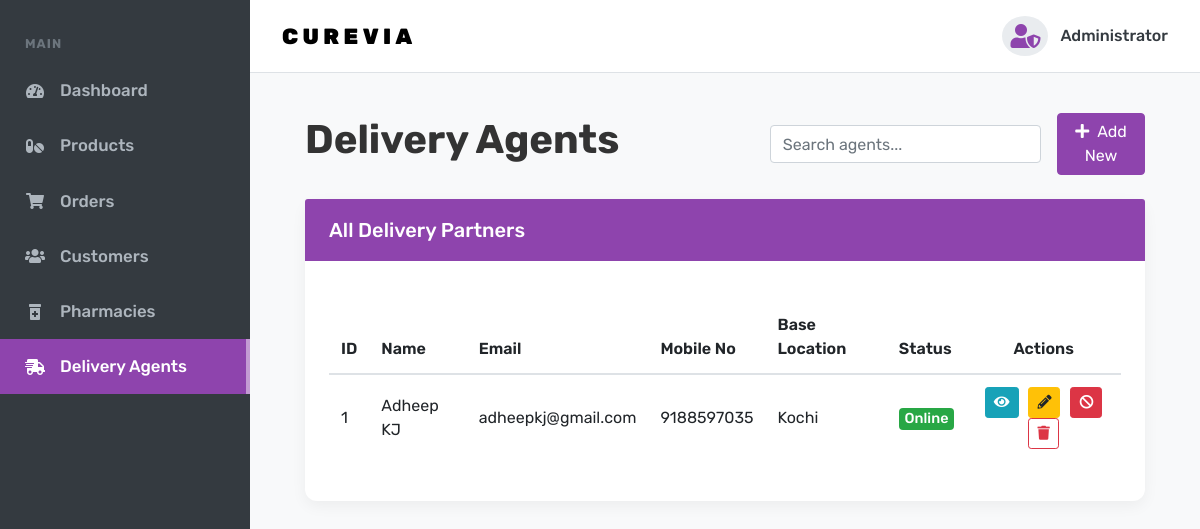
The app's page /delivery_agents/ with its own data.
### myapp/models.py (models this page shows, shortened)
class DeliveryAgent(models.Model):
    name = models.CharField(max_length=100)
    phone = models.CharField(max_length=20)
    email = models.EmailField()
    is_available = models.BooleanField(default=True)
    current_location = models.CharField(max_length=100, default="Headquarters")
    password = models.CharField(max_length=100)
    rights = models.CharField(max_length=100, default="delivery")

### myapp/views.py (the view)
# urls.py: path('delivery_agents/', views.admin_delivery_agents, name='admin_delivery_agents'),
@never_cache
def admin_delivery_agents(request):
    agents = DeliveryAgent.objects.all()
    return render(request, "admin/delivery_agents.html", {"agents": agents})

### myapp/templates/admin/delivery_agents.html (shortened to what this page needs)
<!DOCTYPE html>
<html lang="en">
<head>
  <link rel="stylesheet" href="https://cdnjs.cloudflare.com/ajax/libs/font-awesome/5.15.3/css/all.min.css">
  <link rel="stylesheet" href="https://stackpath.bootstrapcdn.com/bootstrap/4.5.2/css/bootstrap.min.css">
</head>
<body>
  <div class="site-wrap">
    <div class="sidebar">
      <nav class="nav flex-column">
        <div class="sidebar-heading">Main</div>
        <a href="/adminp/" class="nav-link "><i class="fas fa-tachometer-alt"></i> Dashboard</a>
        <a href="/admin_products/" class="nav-link"><i class="fas fa-pills"></i> Products</a>
        <a href="/admin_orders/" class="nav-link"><i class="fas fa-shopping-cart"></i> Orders</a>
        <a href="/customer/" class="nav-link"><i class="fas fa-users"></i> Customers</a>
        <a href="/pharmacies/" class="nav-link"><i class="fas fa-prescription-bottle-alt"></i> Pharmacies</a>
        <a href="/delivery_agents/" class="nav-link active"><i class="fas fa-shipping-fast"></i>Delivery Agents</a>
      </nav>
    </div>
    <div class="main-content">
      <header class="admin-navbar">
        <div class="logo">
          <a href="#">CureVia</a>
        </div>
        <div class="admin-profile">
          <i class="fas fa-user-shield"></i>
          <span>Administrator</span>
        </div>
      </header>
      <main class="page-content">
        <div class="container-fluid">
          <div class="page-header">
            <h1 class="page-title" id="page-title">Delivery Agents</h1>
            <div class="d-flex align-items-center">
                <input type="text" id="agent-search" class="form-control mr-3" placeholder="Search agents...">
                <a href="{% url 'add_delivery_agent' %}" class="btn btn-primary">
                    <i class="fas fa-plus mr-2"></i>Add New
                </a>
            </div>
          </div>
          <div class="card">
            <div class="card-header">
              All Delivery Partners
            </div>
            <div class="card-body">
              <div class="table-responsive">
                <table class="table table-hover">
                  <thead>
                    <tr>
                      <th>ID</th>
                      <th>Name</th>
                      <th>Email</th>
                      <th>Mobile No</th>
                      <th>Base Location</th>
                      <th>Status</th>
                      <th class="text-center">Actions</th>
                    </tr>
                  </thead>
                  <tbody id="agent-table-body">
                    {% for agent in agents %}
                    <tr>
                      <td>{{ agent.id }}</td>
                      <td>{{ agent.name }}</td>
                      <td>{{ agent.email }}</td>
                      <td>{{ agent.phone }}</td>
                      <td>{{ agent.current_location }}</td>
                      <td>
                        {% if agent.is_available %}
                          <span class="badge badge-success">Online</span>
                        {% else %}
                          <span class="badge badge-danger">Offline</span>
                        {% endif %}
                      </td>
                      <td class="text-center action-buttons">
                        <button class="btn btn-info btn-sm btn-view-agent"
                                data-name="{{ agent.name }}"
                                data-email="{{ agent.email }}"
                                data-phone="{{ agent.phone }}"
                                data-location="{{ agent.current_location }}"
                                data-status="{% if agent.is_available %}Online{% else %}Offline{% endif %}"
                                title="View Details">
                            <i class="fas fa-eye"></i>
                        </button>
                        <a href="{% url 'edit_delivery_agent' agent.id %}" class="btn btn-warning btn-sm" title="Edit Agent">
                            <i class="fas fa-pencil-alt"></i>
                        </a>
                        {% if agent.is_available %}
                          <a href="{% url 'block_agent' agent.id %}" class="btn btn-danger btn-sm" title="Block Agent" onclick="return confirm('Are you sure you want to block this agent?');">
                            <i class="fas fa-ban"></i>
                          </a>
                        {% else %}
                          <a href="{% url 'unblock_agent' agent.id %}" class="btn btn-success btn-sm" title="Unblock Agent" onclick="return confirm('Are you sure you want to unblock this agent?');">
                            <i class="fas fa-check-circle"></i>
                          </a>
                        {% endif %}
                        <a href="{% url 'delete_delivery_agent' agent.id %}" class="btn btn-outline-danger btn-sm" title="Delete Agent" onclick="return confirm('Are you sure you want to delete this agent?');">
                            <i class="fas fa-trash"></i>
                        </a>
                      </td>
                    </tr>
                    {% empty %}
                      <tr>
                        <td colspan="7" class="text-center">No delivery agents found.</td>
                      </tr>
                    {% endfor %}
                  </tbody>
                </table>
              </div>
            </div>
          </div>
        </div>
      </main>
    </div>
  </div>
</body>
</html>

### myapp/templates/admin/delivery_agents.html (style rules this page uses)
body { font-family: 'Rubik', sans-serif; background-color: #f8f9fa; color: #343a40; }
h1, h2, h3, h4, h5 { font-family: 'Rubik', sans-serif; font-weight: 700; }
.page-title { font-size: 2.5rem; color: #333; }
.site-wrap { display: flex; min-height: 100vh; }
.main-content { margin-left: 250px; width: calc(100% - 250px); padding: 0; transition: margin-left 0.3s ease; }
.sidebar { width: 250px; position: fixed; top: 0; left: 0; height: 100%; background-color: #343a40; z-index: 1000; }
.sidebar .nav { padding-top: 1.5rem; }
.sidebar a.nav-link { padding: 15px 25px; text-decoration: none; font-size: 1.05rem; font-weight: 500; color: #adb5bd; display: flex; align-items: center; transition: all 0.2s ease-in-out; cursor: pointer; }
.sidebar a.nav-link i { margin-right: 15px; width: 20px; text-align: center; font-size: 1rem; }
.sidebar a.nav-link.active { background-color: #8e44ad; color: #ffffff; border-right: 4px solid #c39bd3; }
.sidebar .sidebar-heading { padding: 10px 25px; font-size: 0.8rem; font-weight: 700; color: #6c757d; text-transform: uppercase; letter-spacing: .08em; }
.admin-navbar { background-color: #fff; border-bottom: 1px solid #dee2e6; padding: 1rem 2rem; display: flex; justify-content: space-between; align-items: center; }
.admin-navbar .logo a { font-family: 'Rubik', sans-serif; text-transform: uppercase; letter-spacing: .2em; font-size: 22px; font-weight: 900; color: #000000; text-decoration: none; }
.admin-navbar .admin-profile { display: flex; align-items: center; font-weight: 500; color: #343a40; }
.admin-navbar .admin-profile i { font-size: 1.5rem; color: #8e44ad; margin-right: 12px; background-color: #e9ecef; padding: 8px; border-radius: 50%; }
.page-content { padding: 2.5rem; }
.page-header { display: flex; justify-content: space-between; align-items: center; margin-bottom: 1.5rem; }
.card { border: none; border-radius: 12px; box-shadow: 0 5px 15px rgba(0,0,0,0.05); margin-bottom: 1.5rem; }
.card-header { background-color: #8e44ad; color: #fff; font-weight: 500; font-family: 'Rubik', sans-serif; font-size: 1.25rem; padding: 1rem 1.5rem; border-top-left-radius: 12px; border-top-right-radius: 12px; border-bottom: 0; }
.card-body { padding: 1.5rem; }
.table-responsive { margin-top: 1rem; }
.table th { font-weight: 600; border-top: none; }
.table td, .table th { vertical-align: middle; }
.table .action-buttons .btn { margin: 0 3px; }
.badge { font-size: 90%; font-weight: 500; }
.btn-primary { background-color: #8e44ad; border-color: #8e44ad; }

### records on screen
DeliveryAgent: id "1", name "Adheep KJ", email "adheepkj@gmail.com", phone "9188597035", current_location "Kochi", is_available "Online"
